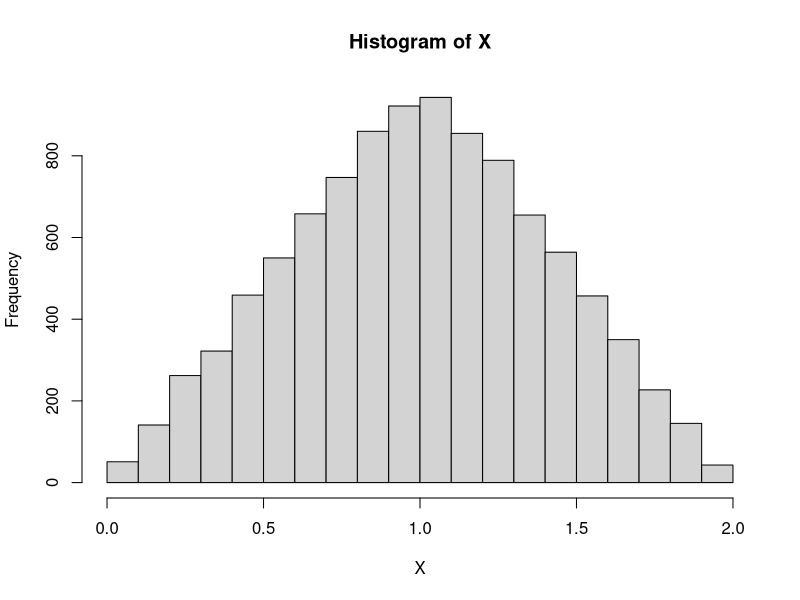

Write the R code that produced this figure.
## ---- chunk 1
# Define the parameters
max_trials <- 10000

# Pick two random values between 0 and 1.
first_value <- runif(max_trials)
second_value <- runif(max_trials)

# Compute X
X <- first_value + second_value

# Create the histogram
hist(X)
